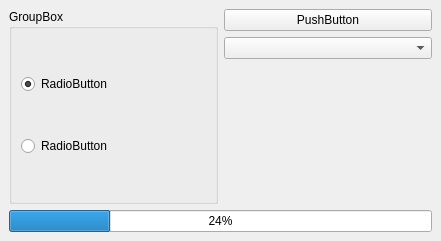
<?xml version="1.0" encoding="UTF-8"?>
<ui version="4.0">
 <class>MainWindow</class>
 <widget class="QMainWindow" name="MainWindow">
  <property name="geometry">
   <rect>
    <x>0</x>
    <y>0</y>
    <width>441</width>
    <height>241</height>
   </rect>
  </property>
  <property name="windowTitle">
   <string>MainWindow</string>
  </property>
  <widget class="QWidget" name="centralwidget">
   <layout class="QVBoxLayout" name="verticalLayout_3">
    <item>
     <layout class="QHBoxLayout" name="horizontalLayout">
      <item>
       <widget class="QGroupBox" name="gb_rButtons">
        <property name="title">
         <string>GroupBox</string>
        </property>
        <layout class="QVBoxLayout" name="verticalLayout">
         <item>
          <widget class="QRadioButton" name="rb_button1">
           <property name="text">
            <string>RadioButton</string>
           </property>
           <property name="checked">
            <bool>true</bool>
           </property>
          </widget>
         </item>
         <item>
          <widget class="QRadioButton" name="rb_button2">
           <property name="text">
            <string>RadioButton</string>
           </property>
          </widget>
         </item>
        </layout>
       </widget>
      </item>
      <item>
       <layout class="QVBoxLayout" name="verticalLayout_2">
        <property name="topMargin">
         <number>0</number>
        </property>
        <property name="bottomMargin">
         <number>0</number>
        </property>
        <item>
         <widget class="QPushButton" name="pb_toggleButton">
          <property name="text">
           <string>PushButton</string>
          </property>
          <property name="checkable">
           <bool>false</bool>
          </property>
          <property name="checked">
           <bool>false</bool>
          </property>
         </widget>
        </item>
        <item>
         <widget class="QComboBox" name="cb_elements"/>
        </item>
        <item>
         <spacer name="verticalSpacer">
          <property name="orientation">
           <enum>Qt::Vertical</enum>
          </property>
          <property name="sizeHint" stdset="0">
           <size>
            <width>20</width>
            <height>40</height>
           </size>
          </property>
         </spacer>
        </item>
       </layout>
      </item>
     </layout>
    </item>
    <item>
     <widget class="QProgressBar" name="progressBar">
      <property name="value">
       <number>24</number>
      </property>
     </widget>
    </item>
   </layout>
  </widget>
 </widget>
 <resources/>
 <connections/>
</ui>
